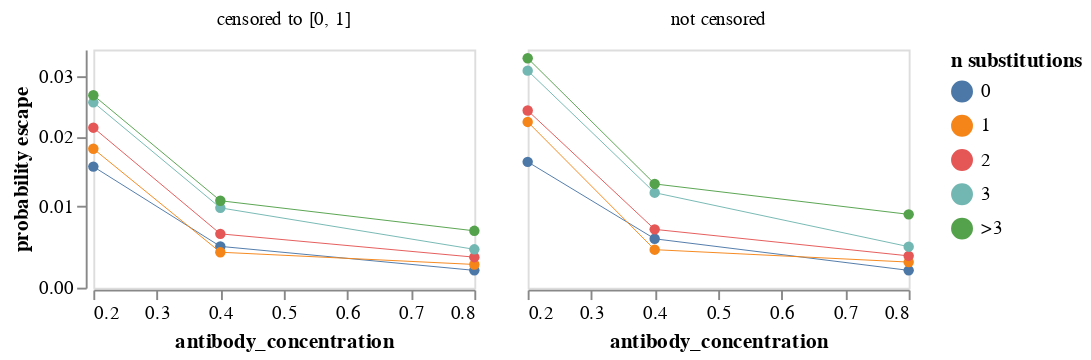

Notebook code for this chart:
### Markdown cell above
Plot mean probability of escape across all variants with the indicated number of mutations.
Note that this plot weights each variant the same in the means regardless of how many barcode counts it has.
We plot means for both censored (set to between 0 and 1) and uncensored probabilities of escape.
Also, note it uses a symlog scale for the y-axis.
Mouseover points for values:

### Code cell
max_aa_subs = 4  # group if >= this many substitutions

mean_prob_escape = (
    prob_escape.assign(
        n_subs=lambda x: (
            x["aa_substitutions_reference"]
            .str.split()
            .map(len)
            .clip(upper=max_aa_subs)
            .map(lambda n: str(n) if n < max_aa_subs else f">{max_aa_subs - 1}")
        )
    )
    .groupby(["antibody_concentration", "n_subs"], as_index=False)
    .aggregate({"prob_escape": "mean", "prob_escape_uncensored": "mean"})
    .rename(
        columns={
            "prob_escape": "censored to [0, 1]",
            "prob_escape_uncensored": "not censored",
        }
    )
    .melt(
        id_vars=["antibody_concentration", "n_subs"],
        var_name="censored",
        value_name="probability escape",
    )
)

mean_prob_escape_chart = (
    alt.Chart(mean_prob_escape)
    .encode(
        x=alt.X("antibody_concentration"),
        y=alt.Y(
            "probability escape",
            scale=alt.Scale(type="symlog", constant=0.05),
        ),
        column=alt.Column("censored", title=None),
        color=alt.Color("n_subs", title="n substitutions"),
        tooltip=[
            alt.Tooltip(c, format=".3g") if mean_prob_escape[c].dtype == float else c
            for c in mean_prob_escape.columns
        ],
    )
    .mark_line(point=True, size=0.5)
    .properties(width=200, height=125)
    .configure_axis(grid=False)
)

mean_prob_escape_chart

### Figure 1 — Vega-Lite specification as saved in the notebook (floating-point values rounded to 4 significant figures)
{"config": {"view": {"continuousWidth": 400, "continuousHeight": 300}, "axis": {"grid": false}}, "data": {"name": "data-13b887440eba3517e206359a9921cbbf"}, "mark": {"type": "line", "point": true, "size": 0.5}, "encoding": {"color": {"field": "n_subs", "title": "n substitutions", "type": "nominal"}, "column": {"field": "censored", "title": null, "type": "nominal"}, "tooltip": [{"field": "antibody_concentration", "format": ".3g", "type": "quantitative"}, {"field": "n_subs", "type": "nominal"}, {"field": "censored", "type": "nominal"}, {"field": "probability escape", "format": ".3g", "type": "quantitative"}], "x": {"field": "antibody_concentration", "type": "quantitative"}, "y": {"field": "probability escape", "scale": {"constant": 0.05, "type": "symlog"}, "type": "quantitative"}}, "height": 125, "width": 200, "$schema": "https://vega.github.io/schema/vega-lite/v5.2.0.json", "datasets": {"data-13b887440eba3517e206359a9921cbbf": [{"antibody_concentration": 0.2, "n_subs": "0", "censored": "censored to [0, 1]", "probability escape": 0.01548}, {"antibody_concentration": 0.2, "n_subs": "1", "censored": "censored to [0, 1]", "probability escape": 0.01814}, {"antibody_concentration": 0.2, "n_subs": "2", "censored": "censored to [0, 1]", "probability escape": 0.02142}, {"antibody_concentration": 0.2, "n_subs": "3", "censored": "censored to [0, 1]", "probability escape": 0.02556}, {"antibody_concentration": 0.2, "n_subs": ">3", "censored": "censored to [0, 1]", "probability escape": 0.02677}, {"antibody_concentration": 0.4, "n_subs": "0", "censored": "censored to [0, 1]", "probability escape": 0.004816}, {"antibody_concentration": 0.4, "n_subs": "1", "censored": "censored to [0, 1]", "probability escape": 0.004107}, {"antibody_concentration": 0.4, "n_subs": "2", "censored": "censored to [0, 1]", "probability escape": 0.006367}, {"antibody_concentration": 0.4, "n_subs": "3", "censored": "censored to [0, 1]", "probability escape": 0.009728}, {"antibody_concentration": 0.4, "n_subs": ">3", "censored": "censored to [0, 1]", "probability escape": 0.01068}, {"antibody_concentration": 0.8, "n_subs": "0", "censored": "censored to [0, 1]", "probability escape": 0.001963}, {"antibody_concentration": 0.8, "n_subs": "1", "censored": "censored to [0, 1]", "probability escape": 0.002653}, {"antibody_concentration": 0.8, "n_subs": "2", "censored": "censored to [0, 1]", "probability escape": 0.003515}, {"antibody_concentration": 0.8, "n_subs": "3", "censored": "censored to [0, 1]", "probability escape": 0.004456}, {"antibody_concentration": 0.8, "n_subs": ">3", "censored": "censored to [0, 1]", "probability escape": 0.00675}, {"antibody_concentration": 0.2, "n_subs": "0", "censored": "not censored", "probability escape": 0.01618}, {"antibody_concentration": 0.2, "n_subs": "1", "censored": "not censored", "probability escape": 0.02234}, {"antibody_concentration": 0.2, "n_subs": "2", "censored": "not censored", "probability escape": 0.02419}, {"antibody_concentration": 0.2, "n_subs": "3", "censored": "not censored", "probability escape": 0.03109}, {"antibody_concentration": 0.2, "n_subs": ">3", "censored": "not censored", "probability escape": 0.03337}, {"antibody_concentration": 0.4, "n_subs": "0", "censored": "not censored", "probability escape": 0.00575}, {"antibody_concentration": 0.4, "n_subs": "1", "censored": "not censored", "probability escape": 0.004417}, {"antibody_concentration": 0.4, "n_subs": "2", "censored": "not censored", "probability escape": 0.006934}, {"antibody_concentration": 0.4, "n_subs": "3", "censored": "not censored", "probability escape": 0.01179}, {"antibody_concentration": 0.4, "n_subs": ">3", "censored": "not censored", "probability escape": 0.013}, {"antibody_concentration": 0.8, "n_subs": "0", "censored": "not censored", "probability escape": 0.001963}, {"antibody_concentration": 0.8, "n_subs": "1", "censored": "not censored", "probability escape": 0.002932}, {"antibody_concentration": 0.8, "n_subs": "2", "censored": "not censored", "probability escape": 0.00367}, {"antibody_concentration": 0.8, "n_subs": "3", "censored": "not censored", "probability escape": 0.004781}, {"antibody_concentration": 0.8, "n_subs": ">3", "censored": "not censored", "probability escape": 0.008873}]}}
